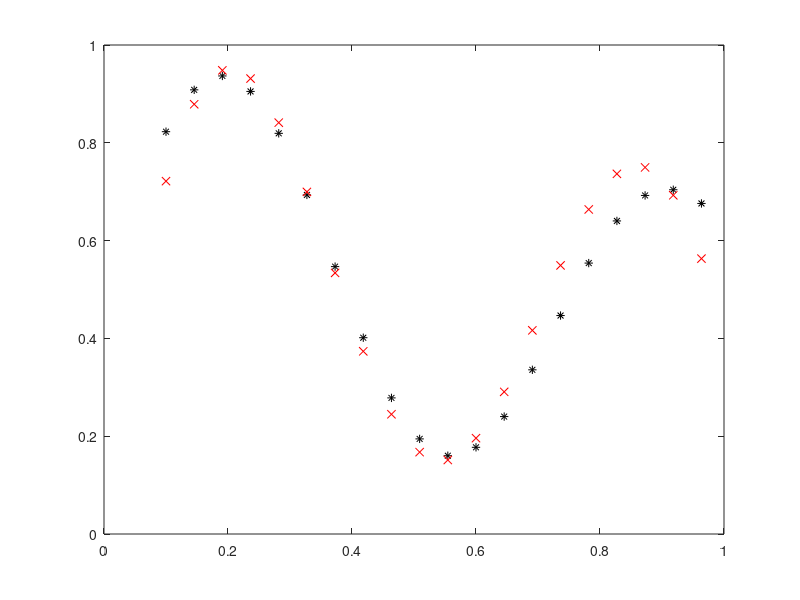

This chart was generated by the following MATLAB code:
% Intelektualiosios sistemos
% Laboratorinis darbas Nr.3
% Netiesinio aproksimatoriaus algoritmas
% Tadas Vasiliauskas DISfm-22

% Pasirinkime DNT struktūra
% Vienas įėjimas x
% Vienas paslėptasis sluoksnis su 2 neuronais
% Vienas išėjimas y1

%% 1. Surinktas/paruoštas mokymo duomenų rinkinys
x = 0.1:1/22:1;
y = (1 + 0.6*sin(2*pi*x/0.7) + 0.3*sin(2*pi*x))/2;

%% 2. Generuojamos pradinių ryšių svorių reikšmės
% sluoksnio parametrai mokymui
w0 = rand(1);
w1 = rand(1); 
w2 = rand(1);

mok_zing = 0.15;

% Spindulio tipo bazinių funkcijų tinklo parametrai
% Centrų reikšmės c1 ir c2 ir
% spindulių reikšmės r1 ir r2 nustatomos rankiniu būdu
c1 = 0.18;
c2 = 0.88;
r1 = 0.25;
r2 = 0.27;

%% 3. Apskaičiuojami parametrai
for indx = 1:10000
    for n = 1:20

        % Spindulio bazinių funkcijų (SBF) atsakų skaičiavimas
        SBF1 = exp(-(x(n) - c1)^2/(2*r1^2));
        SBF2 = exp(-(x(n) - c2)^2/(2*r2^2));

        % Tinklo atsako skaičiavimas
        y1 = SBF1*w1 + SBF2*w2 + w0;
        y2 = y1;

        % Skaičiuojama klaida
        e = y(n) - y2;

        w1 = w1 + mok_zing * e * SBF1;
        w2 = w2 + mok_zing * e * SBF2;
        w0 = w0 + mok_zing * e;
    end
end

    for n = 1:20
        % Spindulio bazinių funkcijų (SBF) atsakų skaičiavimas
        SBF1 = exp(-(x(n) - c1)^2/(2*r1^2));
        SBF2 = exp(-(x(n) - c2)^2/(2*r2^2));

        % Tinklo atsako skaičiavimas
        y1 = SBF1*w1 + SBF2*w2 + w0;
        y2(n) = y1;
    end

    figure, plot(x,y,'k*',x,y2,'rx')